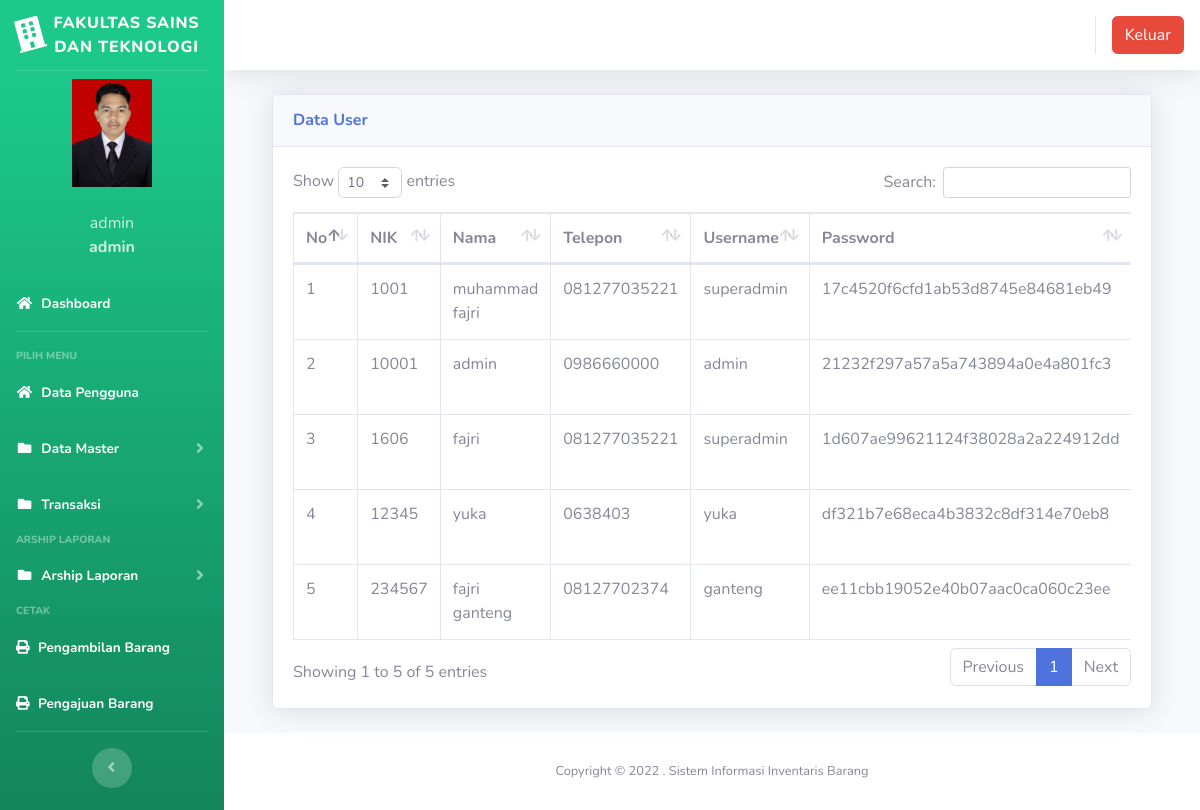
The page /index.php?page=pengguna (signed in) on the database its author committed.
### tables this page shows
CREATE TABLE `users` (
  `id` int(11) NOT NULL,
  `nik` varchar(10) NOT NULL,
  `nama` varchar(100) NOT NULL,
  `alamat` varchar(200) NOT NULL,
  `telepon` varchar(100) NOT NULL,
  `username` varchar(100) NOT NULL,
  `password` varchar(100) NOT NULL,
  `level` varchar(25) NOT NULL DEFAULT 'member',
  `foto` varchar(25) NOT NULL
);

### page/pengguna/pengguna2.php (the view, shortened to what this page needs)
<div class="container-fluid">
  <div class="card shadow mb-4">
    <div class="card-header py-3">
      <h6 class="m-0 font-weight-bold text-primary">Data User</h6>
    </div>
    <div class="card-body">
      <div class="table-responsive">
        <table class="table table-bordered" id="dataTable" width="100%" cellspacing="0">
        <thead>
                                <tr>
			<th>No</th>
			<th>NIK</th>
			<th>Nama</th>
			<th>Telepon</th>
			<th>Username</th>
                                    <th>Password</th>
                                </tr>
		</thead>
          <tbody>
            <?php
	$no = 1;
	$sql = $koneksi->query("select * from users");
	while ($data = $sql->fetch_assoc()) {
	?>
                                <tr>
                                    <td><?php echo $no++; ?></td>
			<td><?php echo $data['nik'] ?></td>
			<td><?php echo $data['nama'] ?></td>
			<td><?php echo $data['telepon'] ?></td>
                                    <td><?php echo $data['username'] ?></td>
			<td><?php echo $data['password'] ?></td>
                                </tr>
	<?php }?>
		   </tbody>
                        </table>
      </div>
    </div>
  </div>
</div>

### index.php (shortened to what this page needs)
<?php
	$koneksi = new mysqli("localhost","root","","inventori");
	?>
<!DOCTYPE html>
<html lang="en">
<head>
  <link href="vendor/fontawesome-free/css/all.min.css" rel="stylesheet" type="text/css">
  <link href="css/sb-admin-2.min.css" rel="stylesheet">
  <link href="vendor/datatables/dataTables.bootstrap4.min.css" rel="stylesheet">
</head>
<body id="page-top">
  <div id="wrapper">
    <ul class="navbar-nav bg-gradient-success sidebar sidebar-dark accordion" id="accordionSidebar">
      <a class="sidebar-brand d-flex align-items-center justify-content-center" href="index.php">
        <div class="sidebar-brand-icon rotate-n-15">
          <i class="fas fa-building"></i>
        </div>
        <div class="sidebar-brand-text mx-2">Fakultas Sains dan Teknologi</div>
      </a>
      <hr class="sidebar-divider my-0">
 <?php
   if ($_SESSION['admin']) {
	   $user = $_SESSION['admin'];
   }
   $sql =$koneksi->query("select * from users where id='$user'");
   $data = $sql->fetch_assoc();
   ?>
    <li class="d-flex align-items-center justify-content-center">
        <a class="nav-link">
		 <img src="img/<?php echo $data['foto']?>" class="img-circle" width="80" alt="User"/></a>
	  </li>
		 <li class="nav-item ">
        <a class="nav-link">
         	<div class="d-flex align-items-center justify-content-center" class="name">  <?php echo  $data['nama'];?></div></font>
			<div class="d-flex align-items-center justify-content-center" class="email"><strong> <?php echo $data['level'];?></strong></div>
		 </a>
      </li>
      <li class="nav-item active">
        <a class="nav-link" href="?page=home">
          <i class="fas fa-fw fa-home"></i>
          <span>Dashboard</span></a>
      </li>
      <hr class="sidebar-divider">
      <div class="sidebar-heading">
        Pilih Menu
      </div>
	    <li class="nav-item active">
        <a class="nav-link" href="?page=pengguna">
          <i class="fas fa-fw fa-home"></i>
          <span>Data Pengguna</span></a>
      </li>
	   <li class="nav-item active">
        <a class="nav-link collapsed" href="#" data-toggle="collapse" data-target="#collapseData" aria-expanded="true" aria-controls="collapseData">
          <i class="fas fa-fw fa-folder"></i>
          <span>Data Master</span>
        </a>
      </li>
	    <li class="nav-item active">
        <a class="nav-link collapsed" href="#" data-toggle="collapse" data-target="#collapsePages" aria-expanded="true" aria-controls="collapsePages">
          <i class="fas fa-fw fa-folder"></i>
          <span>Transaksi</span>
        </a>
      </li>
      <div class="sidebar-heading">
        Arship Laporan
      </div>
	     <li class="nav-item active">
        <a class="nav-link collapsed" href="#" data-toggle="collapse" data-target="#collapseLaporan" aria-expanded="true" aria-controls="collapseLaporan">
          <i class="fas fa-fw fa-folder"></i>
          <span>Arship Laporan</span>
        </a>
      </li>
      <div class="sidebar-heading">
        Cetak
      </div>
	   <li class="nav-item active">
<a class="nav-link collapsed" href="?page=Pengambilan">
          <i class="fa fa-print" aria-hidden="true"></i>
          <span>Pengambilan Barang</span> </a>
<a class="nav-link collapsed" href="?page=pengguna">
          <i class="fa fa-print" aria-hidden="true"></i>
          <span>Pengajuan Barang</span> </a>
      </li>
      <hr class="sidebar-divider d-none d-md-block">
      <div class="text-center d-none d-md-inline">
        <button class="rounded-circle border-0" id="sidebarToggle"></button>
      </div>
    </ul>
    <div id="content-wrapper" class="d-flex flex-column">
      <div id="content">
        <nav class="navbar navbar-expand navbar-light bg-white topbar mb-4 static-top shadow">
          <ul class="navbar-nav ml-auto">
            <li class="nav-item dropdown no-arrow">
			 <div class="top-menu">
        <ul class="nav pull-right top-menu">
		      <li><a onclick="return confirm('Apakah anda yakin akan logout?')" class="btn btn-danger" class="logout" href="logout.php">Keluar</a></li>
        </ul>
      </div>
            </li>
          </ul>
        </nav>
        <div class="container-fluid">
		 <section class="content">
		      <?php
			   $page = $_GET['page'];
			   $aksi = $_GET['aksi'];
			   	if ($page == "pengguna") {
				   if ($aksi == "") {
					   include "page/pengguna/pengguna2.php";
				   }
			   }
			   ?>
    </section>
</div>
      <footer class="sticky-footer bg-white">
        <div class="container my-auto">
          <div class="copyright text-center my-auto">
            <span>Copyright &copy; 2022 . Sistem Informasi Inventaris Barang</span>
          </div>
        </div>
      </footer>
    </div>
  </div>
  </div>
</body>
</html>

### rows shown on the page
users: foto (picture), nama "admin", level "admin", nik "10001", telepon "0986660000", username "admin", password "21232f297a57a5a743894a0e4a801fc3"
users: nik "1001", nama "muhammad fajri", telepon "081277035221", username "superadmin", password "17c4520f6cfd1ab53d8745e84681eb49"
users: nik "1606", nama "fajri", telepon "081277035221", username "superadmin", password "1d607ae99621124f38028a2a224912dd"
users: nik "12345", nama "yuka", telepon "0638403", username "yuka", password "df321b7e68eca4b3832c8df314e70eb8"
users: nik "234567", nama "fajri ganteng", telepon "08127702374", username "ganteng", password "ee11cbb19052e40b07aac0ca060c23ee"
